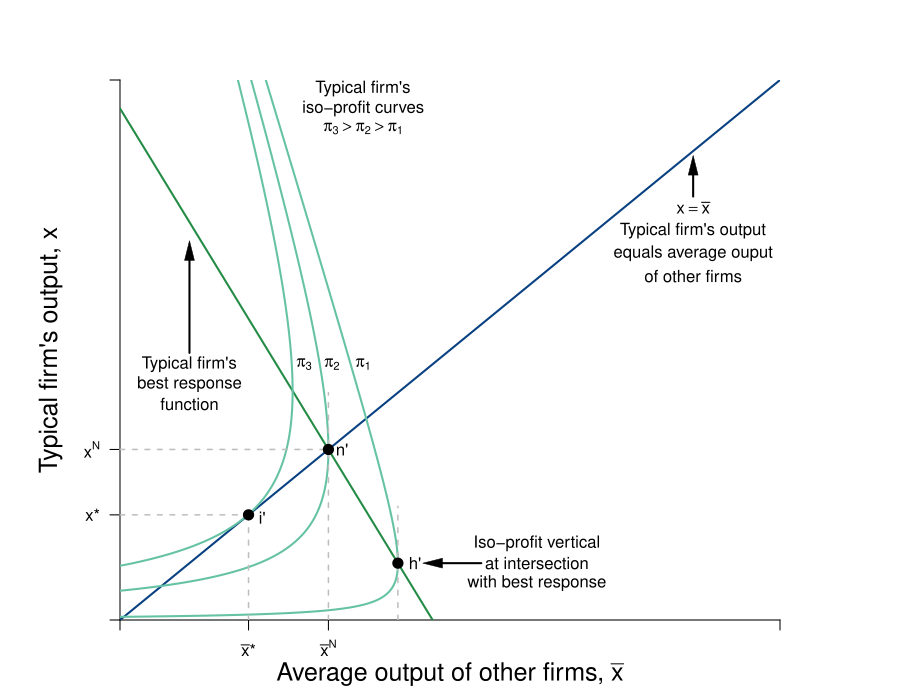

The script that saved this image:
require(shape)
pdf(file = "competitionmarkets/competition_average_check.pdf", width = 9, height = 7)

#Set parameters for graphics
axislabelsize <- 1.5
graphlinewidth <- 2
segmentlinewidth <- 1.5

COL <- c("#7fc97f", "#beaed4", "#fdc086", "#ffff99", "#386cb0", "#f0027f", "#bf5b17", "#666666")
COLA <- c("#99d8c9","#66c2a4","#41ae76", "#238b45", "#005824")
COLB <- c("#4eb3d3", "#2b8cbe", "#0868ac","#084081")

par(mar =  c(4, 6, 4, 6))

piA <- function(xbar, x, s = 0.5, pmax = 20, c1 = 2, n = 5) {
  (pmax - s*(n - 1)*xbar)*x - s*(x)^2 - c1*x
}

brfA <- function(xbar, s = 0.5, pmax = 20, c1 = 2, n = 5) {
  (pmax - c1)/(2*s) - ((n-1)/(2))*xbar
}

Equal45 <- function(xbar, slope = 1){
  slope*xbar
}

xANEcomp <- function(pbar, c1 = 2, n = 8, beta = 0.5){
  (1/(n+1))*(pbar - c1)/beta
}


xlims <- c(0, 19)
ylims <- c(0, 19)

npts <- 501 
x <- seq(xlims[1], xlims[2], length.out = npts)
y <- seq(ylims[1], ylims[2], length.out = npts) 
a <- c(2, 18, 32.5)
b <- c(60, 72, 81)


plot(0, 0, xlim = xlims, ylim = ylims, type = "n",
     xlab = expression(paste("")),
     ylab = expression(paste("")), 
     xaxt = "n", 
     yaxt = "n", 
     cex.lab = axislabelsize, 
     bty = "n",
     xaxs="i", 
     yaxs="i")

# ticksy <- seq(from = 0, to = ylims[2], by = 2)
# ylabels <- seq(from = 0, to = ylims[2], by = 2)
# ticksx <- seq(from = 0, to = xlims[2], by = 2)
# xlabels <- seq(from = 0, to = xlims[2], by = 2)
ticksy <- c(0, 3.7, 6, ylims[2])
ylabels <- c(NA, expression(paste(x,"*")), expression(paste(x^N)), NA)
ticksx <- c(0, 3.7, 6, xlims[2])
xlabels <- c(NA, expression(paste(bar(x),"*")), expression(paste(bar(x)^{N})), NA)


axis(1, at = ticksx, pos = 0, labels = xlabels)
axis(2, at = ticksy, pos = 0, labels = ylabels, las = 1)

npts <- 500 
xx1 <- seq(xlims[1], xlims[2], length.out = npts)

lines(xx1, brfA(xx1, s = 0.5, pmax = 20, c1 = 2, n = 5), col = COLA[4], lwd = graphlinewidth)
lines(xx1, Equal45(xx1, slope = 1), col = COLB[4], lwd = graphlinewidth)

contour(x, y,
        outer(x, y, piA),
        #labels = c("v1", "v2", "v3"),
        drawlabels = FALSE,
        col = COLA[2],
        #xlab = expression(paste("A's Apples, ", x)),
        #ylab = expression(paste("A's Oranges, ", y)),
        #cex.lab = axislabelsize,
        lwd = graphlinewidth,
        levels = a,
        xaxs="i",
        yaxs="i",
        add = TRUE)

mtext(expression(paste("Average output of other firms, ", bar(x))), side=1, line = 2.5, cex = axislabelsize)
text(-2, 0.5*ylims[2], expression(paste("Typical firm's output, ", x)), xpd = TRUE, cex = axislabelsize, srt = 90) 




segments(0, 6, 6, 6, lty = 2, col = "gray" , lwd = segmentlinewidth)
segments(6, 0, 6, 8, lty = 2, col = "gray" , lwd = segmentlinewidth)
points(6, 6, pch = 16, col = "black", cex = 1.5)
text(6.4, 6, expression(paste(n,"'")))
segments(0, 3.7, 3.7, 3.7, lty = 2, col = "gray" , lwd = segmentlinewidth)
segments(3.7, 0, 3.7, 3.7, lty = 2, col = "gray" , lwd = segmentlinewidth)
points(3.7, 3.7, pch = 16, col = "black", cex = 1.5)
text(4.1, 3.6, expression(paste(i,"'")))
#segments(0, 4, 7, 4, lty = 2, col = "gray" , lwd = segmentlinewidth)
segments(8, brfA(xbar = 8) - 2, 8, brfA(xbar = 8) + 2, lty = 2, col = "gray" , lwd = segmentlinewidth)
points(8, brfA(xbar = 8), pch = 16, col = "black", cex = 1.5)
text(8.5, brfA(xbar = 8), expression(paste(h,"'")))


text(12, brfA(xbar = 8) + 0.7, expression(paste("Iso-profit vertical")))
text(12, brfA(xbar = 8), expression(paste("at intersection")))
text(12, brfA(xbar = 8) - 0.7, expression(paste("with best response")))
Arrows(10.4, brfA(xbar = 8), 9, brfA(xbar = 8), col = "black", lty = 1, lwd = 2, arr.type = "triangle", arr.lwd = 0.5)

Arrows(16.5, 14.9, 16.5, 16, col = "black", lty = 1, lwd = 2, arr.type = "triangle", arr.lwd = 0.5)
text(16.5, 14.5, expression(paste(x == bar(x))))
text(16.5, 13.7, expression(paste("Typical firm's output")))
text(16.5, 12.9, expression(paste("equals average ouput")))
text(16.5, 12.1, expression(paste("of other firms")))

text(2, 9, expression(paste("Typical firm's")))
text(2, 8.3, expression(paste("best response")))
text(2, 7.6, expression(paste("function")))
Arrows(2, 9.4, 2, 13, col = "black", lty = 1, lwd = 2, arr.type = "triangle", arr.lwd = 0.5)


#Label the iso-welfare functions for the HG, Aisha
text(7, 9, expression(pi[1]))
text(6.1, 9, expression(pi[2]))
text(5.3, 9, expression(pi[3]))
text(7, 18.7, expression("Typical firm's"))
text(7, 18, expression("iso-profit curves"))
text(7, 17.3, expression(paste(pi[3] > pi[2], phantom() > pi[1])))
#text(6.6, 8.3, expression(u[4]^A))


#Label the indifference curves for the HG, Betty
# text(8.9, 19, expression(pi[1]^B))
# text(7.9, 19, expression(pi[2]^B))
# text(7, 19, expression(pi[3]^B))
#text(3.4, 6.9, expression(v[4]^B))

# #Label Nash Equilibrium 
# segments(0, 12, 12, 12, lty = 2, col = "gray" , lwd = segmentlinewidth)
# segments(12, 0, 12, 12, lty = 2, col = "gray" , lwd = segmentlinewidth)
# points(12, 12, pch = 16, col = "black", cex = 1.5)
# text(14, 12.4, expression(paste("Nash Equilibrium")))
# text(11.5, 11.5, expression(paste("n")))


# #Annotate Pareto Efficient Curve and relevant points
# segments(8, 6, 6, 8, lty = 1, col = COL[2] , lwd = graphlinewidth)
# points(6, 8, pch = 16, col = "black", cex = 1.5)
# text(6, 8.5, expression(paste("g")))
# 
# points(8, 6, pch = 16, col = "black", cex = 1.5)
# text(7, 7.5, expression(paste("i")))
# 
# points(7, 7, pch = 16, col = "black", cex = 1.5)
# text(8, 6.5, expression(paste("f")))

#points(5.84, 8.77, pch = 16, col = "black", cex = 1.5)

#B's brf
text(7, 30, expression(paste("A's best response")))
text(7, 29, expression(paste("function")))
Arrows(7, 28.2, 7, 23.5, col = "black", lty = 1, lwd = 2, arr.type = "triangle", arr.lwd = 0.5)


dev.off()
